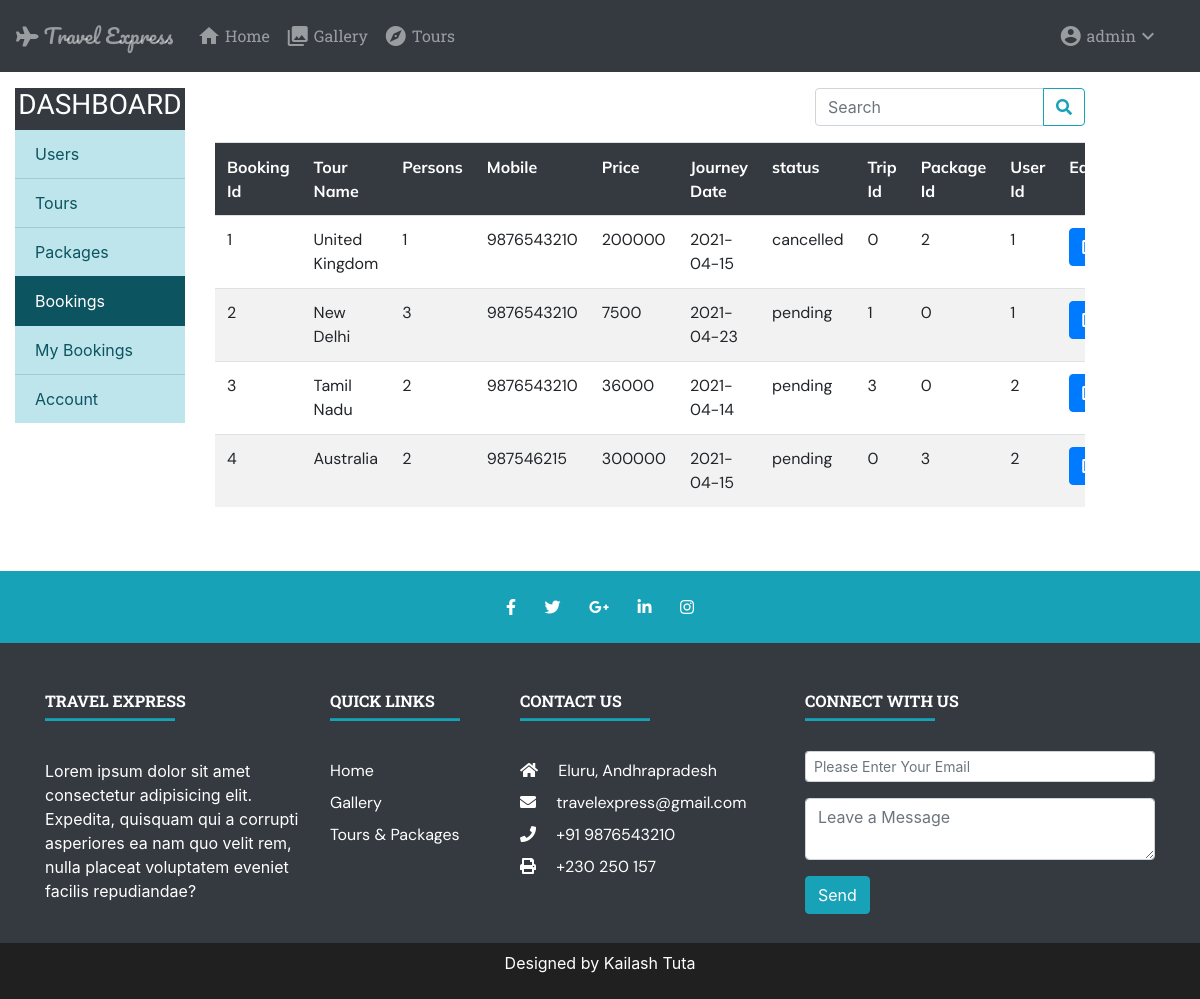
The page /adminBooking.php (signed in) on the database its author committed.
### tables this page shows
CREATE TABLE `bookings` (
  `booking_id` bigint(20) UNSIGNED NOT NULL,
  `trip_name` varchar(255) NOT NULL,
  `persons` int(11) NOT NULL DEFAULT 1,
  `mobile` bigint(20) NOT NULL,
  `price` bigint(20) NOT NULL,
  `journey_date` date NOT NULL,
  `status` varchar(255) NOT NULL DEFAULT 'pending',
  `trip_id` int(11) DEFAULT NULL,
  `package_id` int(11) DEFAULT NULL,
  `user_id` int(11) NOT NULL
);

### adminBooking.php (the view, shortened to what this page needs)
<!DOCTYPE html>
<html lang="en">
<head>
    <link rel="stylesheet" href="https://cdn.jsdelivr.net/npm/bootstrap@4.6.0/dist/css/bootstrap.min.css">
    <link rel="stylesheet" href="https://cdnjs.cloudflare.com/ajax/libs/font-awesome/5.15.2/css/all.min.css" />
    <link rel="stylesheet" href="./css/style.css">
    <link rel="stylesheet" href="https://cdnjs.cloudflare.com/ajax/libs/animate.css/4.1.1/animate.min.css" />
    <link rel="stylesheet" href="https://cdnjs.cloudflare.com/ajax/libs/magnific-popup.js/1.1.0/magnific-popup.min.css">
</head>
<body>
    <?php include "./partials/navbar.php" ?>
    <div class="container-fluid mt-3 mb-5">
        <div class="row">
            <div class="col-md-2">
                <div class="list-group list-group-flush bg-dark">
                    <h3 class="text-white text-center text-uppercase">Dashboard</h3>
                    <a href="adminDashboard.php" class="list-group-item list-group-item-action list-group-item-info">Users</a>
                    <a href="adminTours.php" class="list-group-item list-group-item-action list-group-item-info">Tours</a>
                    <a href="adminPackages.php" class="list-group-item list-group-item-action list-group-item-info">Packages</a>
                    <a href="adminBooking.php" class="list-group-item list-group-item-action list-group-item-info active">Bookings</a>
                    <a href="adminMyBooking.php" class="list-group-item list-group-item-action list-group-item-info">My Bookings</a>
                    <a href="adminProfile.php" class="list-group-item list-group-item-action list-group-item-info">Account</a>
                </div>
            </div>
            <div class="col-md-9">
                <div class="row">
                    <div class="col-md-4 offset-md-8">
                        <form action="<?= $_SERVER['PHP_SELF'] ?>" method="post">
                            <div class="input-group mb-3">
                                <input type="search" class="form-control" name="search" placeholder="Search" autocomplete="off">
                                <div class="input-group-append">
                                    <button class="btn btn-outline-info" name="submit" type="submit"><i class="fas fa-search"></i></button>
                                </div>
                            </div>
                        </form>
                    </div>
                </div>
                <div class="row">
                    <div class="col-md-12">
                        <div class="table-responsive">
                            <table class="table table-striped">
                                <tr class="bg-dark text-white">
                                    <th>Booking Id</th>
                                    <th>Tour Name</th>
                                    <th>Persons</th>
                                    <th>Mobile</th>
                                    <th>Price</th>
                                    <th>Journey Date</th>
                                    <th>status</th>
                                    <th>Trip Id</th>
                                    <th>Package Id</th>
                                    <th>User Id</th>
                                    <th>Edit</th>
                                </tr>
                                <?php
                                include "./DBConnect.php";
                                if (isset($_POST['submit'])) {
                                    $search =  $_POST['search'];
                                    $q = "SELECT * FROM bookings WHERE user_id LIKE ('%$search%')";
                                    $res = $conn->query($q);
                                    while ($row = $res->fetch_assoc()) {
                                        echo '<tr>';
                                        echo '<td>';
                                        echo $row['booking_id'];
                                        echo '</td>';
                                        echo '<td>';
                                        echo $row['trip_name'];
                                        echo '</td>';
                                        echo '<td>';
                                        echo $row['persons'];
                                        echo '</td>';
                                        echo '<td>';
                                        echo $row['mobile'];
                                        echo '</td>';
                                        echo '<td>';
                                        echo $row['price'];
                                        echo '</td>';
                                        echo '<td>';
                                        echo $row['journey_date'];
                                        echo '</td>';
                                        echo '<td>';
                                        echo $row['status'];
                                        echo '</td>';
                                        echo '<td>';
                                        echo $row['trip_id'];
                                        echo '</td>';
                                        echo '<td>';
                                        echo $row['package_id'];
                                        echo '</td>';
                                        echo '<td>';
                                        echo $row['user_id'];
                                        echo '</td>';
                                        echo '<td>';
                                        include "./partials/editBooking.php";
                                        echo '</td>';
                                        echo '</tr>';
                                    }
                                } else {
                                    $q = "SELECT * FROM bookings";
                                    $res = $conn->query($q);
                                    while ($row = $res->fetch_assoc()) {
                                        echo '<tr>';
                                        echo '<td>';
                                        echo $row['booking_id'];
                                        echo '</td>';
                                        echo '<td>';
                                        echo $row['trip_name'];
                                        echo '</td>';
                                        echo '<td>';
                                        echo $row['persons'];
                                        echo '</td>';
                                        echo '<td>';
                                        echo $row['mobile'];
                                        echo '</td>';
                                        echo '<td>';
                                        echo $row['price'];
                                        echo '</td>';
                                        echo '<td>';
                                        echo $row['journey_date'];
                                        echo '</td>';
                                        echo '<td>';
                                        echo $row['status'];
                                        echo '</td>';
                                        echo '<td>';
                                        echo $row['trip_id'];
                                        echo '</td>';
                                        echo '<td>';
                                        echo $row['package_id'];
                                        echo '</td>';
                                        echo '<td>';
                                        echo $row['user_id'];
                                        echo '</td>';
                                        echo '<td>';
                                        include "./partials/editBooking.php";
                                        echo '</td>';
                                        echo '</tr>';
                                    }
                                }
                                ?>
                            </table>
                        </div>
                    </div>
                </div>
            </div>
        </div>
    </div>
    <?php include "./partials/footer.php" ?>
</body>
</html>

### partials/editBooking.php (shortened to what this page needs)
<button type="button" class="btn btn-primary" data-myid="<?= $row['booking_id'] ?>" data-mystatus="<?= $row['status'] ?>" data-toggle="modal" data-target="#editBooking">
    <i class="fas fa-edit"></i>
</button>

### css/style.css (style rules this page uses)
* { box-sizing: border-box; margin: 0; padding: 0; scroll-behavior: smooth; }
body, html { height: 100%; width: 100%; }
a { text-decoration: none !important; }
th { font-family: 'Mulish', sans-serif; }
td { font-family: 'DM Sans', sans-serif; }
h1, h2, h3 { font-family: 'Patua One', cursive; }

### rows shown on the page
bookings: booking_id "1", trip_name "United Kingdom", persons "1", mobile "9876543210", price "200000", journey_date "2021-04-15", status "cancelled", trip "0", package "2", user "1"
bookings: booking_id "2", trip_name "New Delhi", persons "3", mobile "9876543210", price "7500", journey_date "2021-04-23", status "pending", trip "1", package "0", user "1"
bookings: booking_id "3", trip_name "Tamil Nadu", persons "2", mobile "9876543210", price "36000", journey_date "2021-04-14", status "pending", trip "3", package "0", user "2"
bookings: booking_id "4", trip_name "Australia", persons "2", mobile "987546215", price "300000", journey_date "2021-04-15", status "pending", trip "0", package "3", user "2"

### other values the page prints
$_SESSION['name'] "admin"
